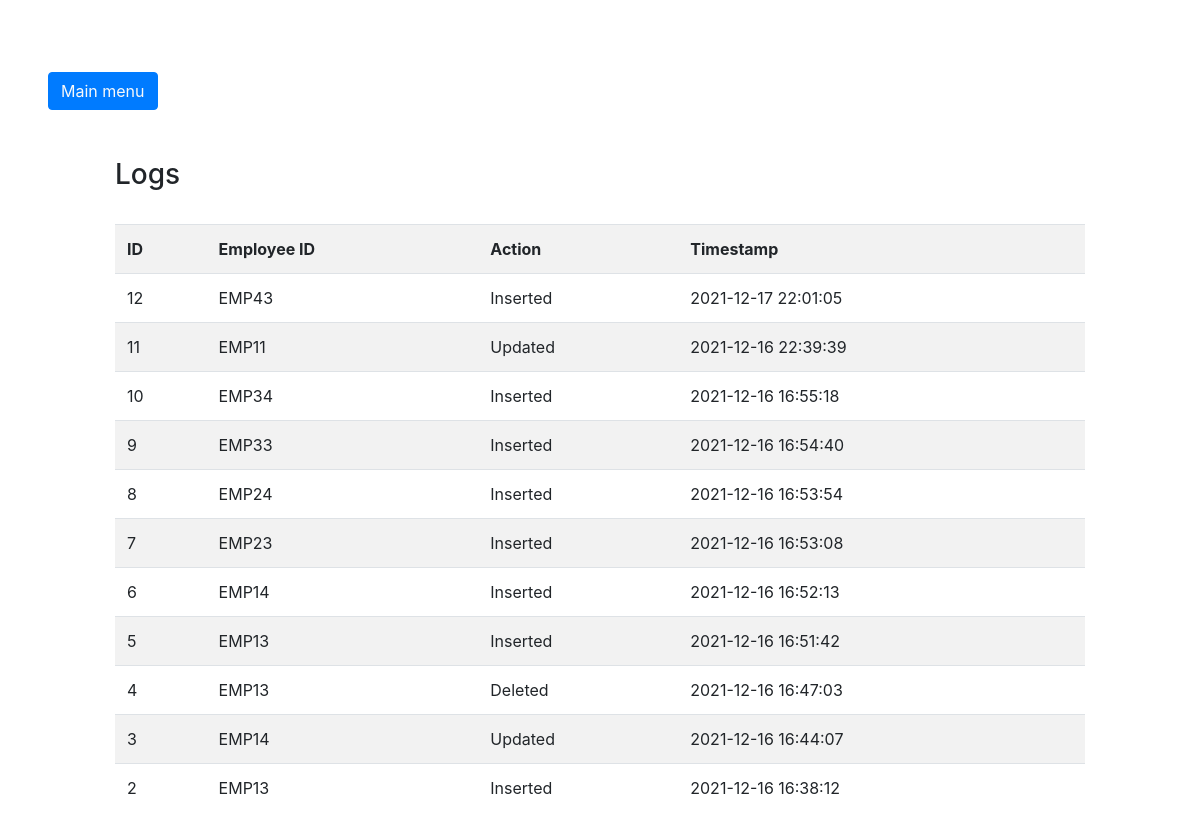
The page /logs.php on the database its author committed.
### tables this page shows
CREATE TABLE `logs` (
  `ID` int(11) NOT NULL,
  `Emp_ID` varchar(11) NOT NULL,
  `Action` varchar(20) NOT NULL,
  `Cdate` datetime NOT NULL
);

### logs.php (the view, shortened to what this page needs)
<?php
include 'connect.php';
$sql ="SELECT * FROM `logs` order by Cdate desc";
$result=mysqli_query($con,$sql);
?>
<!DOCTYPE html>
<html lang="en">
<head>
    <link rel="stylesheet" type="text/css"href="css\bootstrap.min.css"></link>
    <link rel="stylesheet" type="text/css"href="css\style.css"></link>
</head>
<body>
           <br />
           <button class="btn btn-primary my-5 mx-5"><a href="manager.php" class="text-light"> Main menu</a>
</button>
           <div class="container" style="width:1000px;">
                <h3 align="">Logs</h3><br />
                <div class="table-responsive">
                     <table class="table table-striped">
                          <tr>
                            <th>ID</th>
                            <th>Employee ID</th>
                            <th>Action</th>
                            <th>Timestamp</th>
                          </tr>
                          <?php
                          while($row = mysqli_fetch_array($result))
                          {
                          ?>
                          <tr>
                            <td><?php echo $row["ID"]; ?></td>
                            <td><?php echo $row['Emp_ID'];?></td>
                            <td><?php echo $row['Action'];?></td>
                            <td><?php echo $row['Cdate'];?></td>
                          </tr>
                          <?php
                          }
                          ?>
                     </table>
                </div>
           </div>
           <br />
      </body>
<body>
</body>
</html>

### rows shown on the page
logs: ID "12", Emp_ID "EMP43", Action "Inserted", Cdate "2021-12-17 22:01:05"
logs: ID "11", Emp_ID "EMP11", Action "Updated", Cdate "2021-12-16 22:39:39"
logs: ID "10", Emp_ID "EMP34", Action "Inserted", Cdate "2021-12-16 16:55:18"
logs: ID "9", Emp_ID "EMP33", Action "Inserted", Cdate "2021-12-16 16:54:40"
logs: ID "8", Emp_ID "EMP24", Action "Inserted", Cdate "2021-12-16 16:53:54"
logs: ID "7", Emp_ID "EMP23", Action "Inserted", Cdate "2021-12-16 16:53:08"
logs: ID "6", Emp_ID "EMP14", Action "Inserted", Cdate "2021-12-16 16:52:13"
logs: ID "5", Emp_ID "EMP13", Action "Inserted", Cdate "2021-12-16 16:51:42"
logs: ID "4", Emp_ID "EMP13", Action "Deleted", Cdate "2021-12-16 16:47:03"
logs: ID "3", Emp_ID "EMP14", Action "Updated", Cdate "2021-12-16 16:44:07"
logs: ID "2", Emp_ID "EMP13", Action "Inserted", Cdate "2021-12-16 16:38:12"
